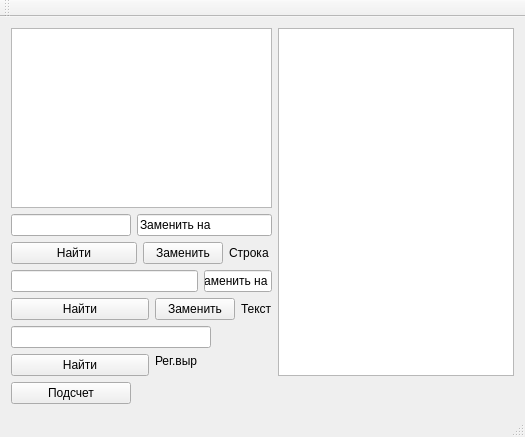
<?xml version="1.0" encoding="UTF-8"?>
<ui version="4.0">
 <class>MainWindow</class>
 <widget class="QMainWindow" name="MainWindow">
  <property name="geometry">
   <rect>
    <x>0</x>
    <y>0</y>
    <width>525</width>
    <height>437</height>
   </rect>
  </property>
  <property name="windowTitle">
   <string>MainWindow</string>
  </property>
  <widget class="QWidget" name="centralWidget">
   <layout class="QGridLayout" name="gridLayout">
    <item row="3" column="0" colspan="4">
     <widget class="QLineEdit" name="lineEdit"/>
    </item>
    <item row="2" column="0" colspan="2">
     <widget class="QPushButton" name="pushButton">
      <property name="text">
       <string>Найти</string>
      </property>
     </widget>
    </item>
    <item row="0" column="0" colspan="8">
     <widget class="QTextEdit" name="textEdit"/>
    </item>
    <item row="1" column="1" colspan="7">
     <widget class="QLineEdit" name="lineEdit_5">
      <property name="text">
       <string>Заменить на</string>
      </property>
     </widget>
    </item>
    <item row="5" column="0" colspan="5">
     <widget class="QLineEdit" name="lineEdit_2"/>
    </item>
    <item row="2" column="6" colspan="2">
     <widget class="QLabel" name="label">
      <property name="text">
       <string>Строка</string>
      </property>
     </widget>
    </item>
    <item row="2" column="2" colspan="4">
     <widget class="QPushButton" name="pushButton_2">
      <property name="text">
       <string>Заменить</string>
      </property>
     </widget>
    </item>
    <item row="6" column="0" rowspan="2" colspan="3">
     <widget class="QPushButton" name="pushButton_5">
      <property name="text">
       <string>Найти</string>
      </property>
     </widget>
    </item>
    <item row="4" column="7">
     <widget class="QLabel" name="label_2">
      <property name="text">
       <string>Текст</string>
      </property>
     </widget>
    </item>
    <item row="3" column="4" colspan="4">
     <widget class="QLineEdit" name="lineEdit_3">
      <property name="text">
       <string>Заменить на</string>
      </property>
     </widget>
    </item>
    <item row="4" column="0" colspan="3">
     <widget class="QPushButton" name="pushButton_3">
      <property name="text">
       <string>Найти</string>
      </property>
     </widget>
    </item>
    <item row="4" column="3" colspan="4">
     <widget class="QPushButton" name="pushButton_4">
      <property name="text">
       <string>Заменить</string>
      </property>
     </widget>
    </item>
    <item row="0" column="8" rowspan="8">
     <widget class="QListWidget" name="listWidget"/>
    </item>
    <item row="8" column="0">
     <widget class="QPushButton" name="pushButton_7">
      <property name="text">
       <string>Подсчет</string>
      </property>
     </widget>
    </item>
    <item row="1" column="0">
     <widget class="QLineEdit" name="lineEdit_6"/>
    </item>
    <item row="6" column="3">
     <widget class="QLabel" name="label_3">
      <property name="text">
       <string>Рег.выр</string>
      </property>
     </widget>
    </item>
   </layout>
  </widget>
  <widget class="QMenuBar" name="menuBar">
   <property name="geometry">
    <rect>
     <x>0</x>
     <y>0</y>
     <width>525</width>
     <height>22</height>
    </rect>
   </property>
  </widget>
  <widget class="QToolBar" name="mainToolBar">
   <attribute name="toolBarArea">
    <enum>TopToolBarArea</enum>
   </attribute>
   <attribute name="toolBarBreak">
    <bool>false</bool>
   </attribute>
  </widget>
  <widget class="QStatusBar" name="statusBar"/>
 </widget>
 <layoutdefault spacing="6" margin="11"/>
 <resources/>
 <connections/>
</ui>
